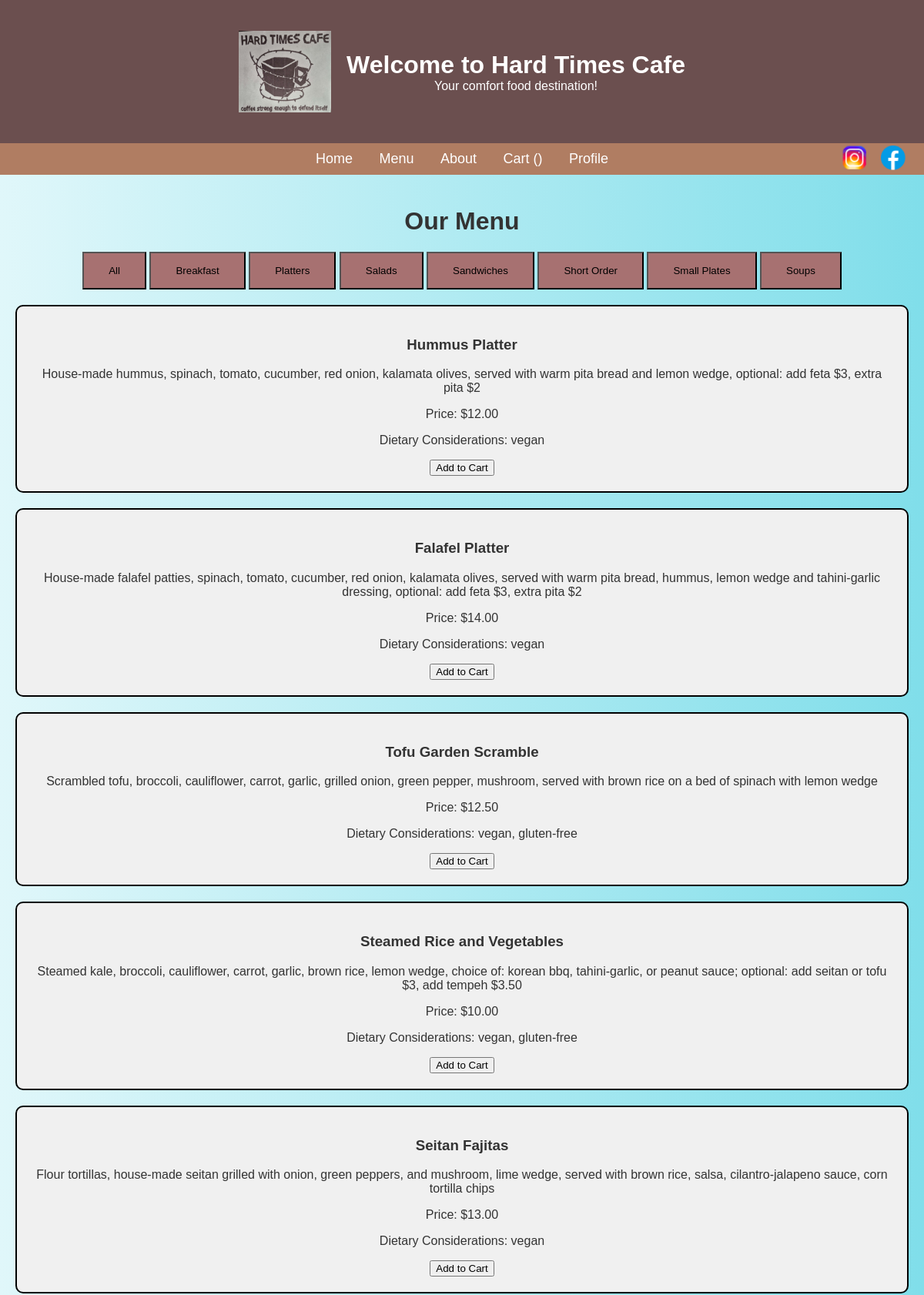
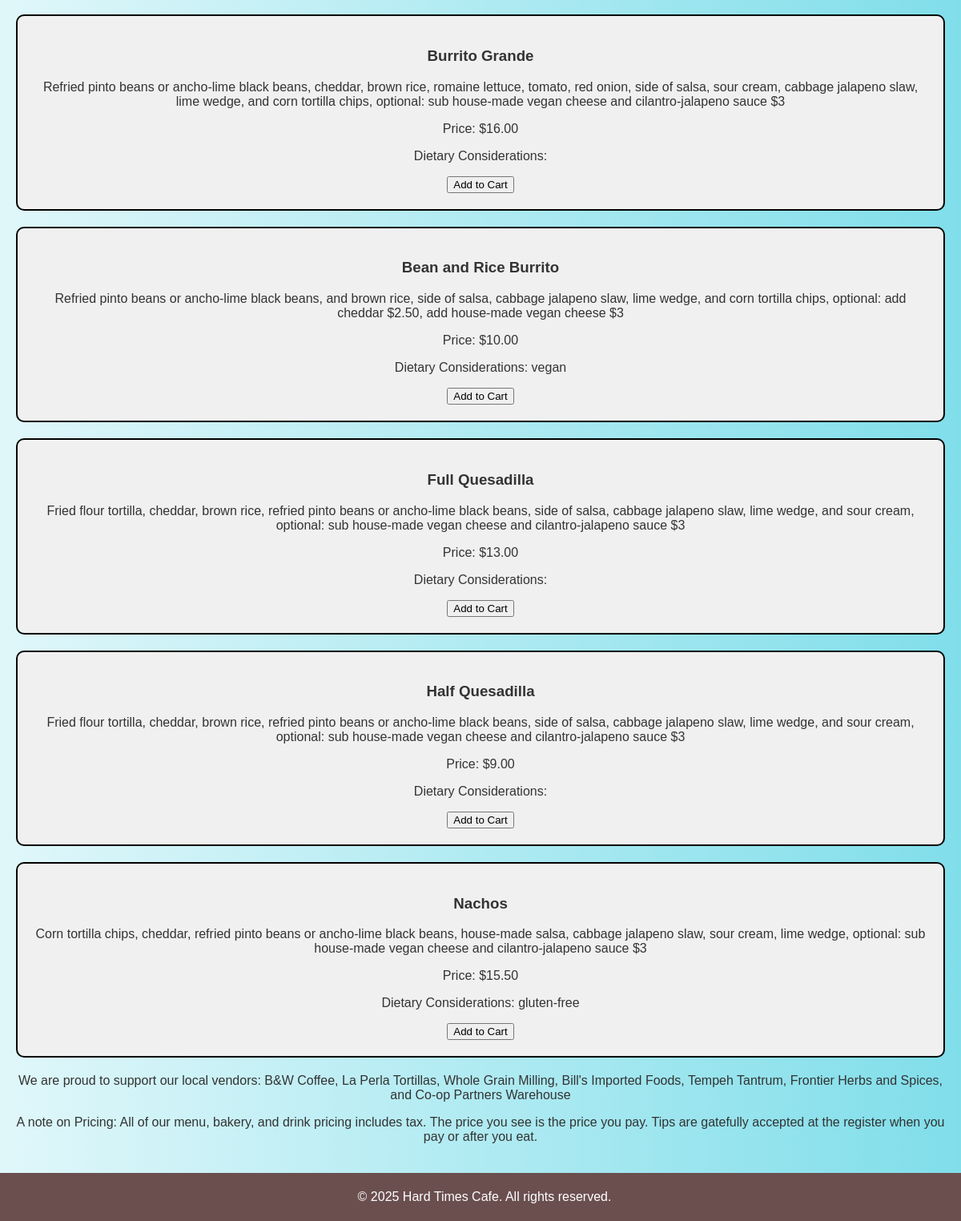
Page /menu?category=Platters on the committed database (2 pictures, top to bottom).
### app.py (models this page shows, shortened)
class menu_items(db.Model):
    menuId = db.Column(db.Integer, primary_key=True)
    name = db.Column(db.String(100), nullable=False)
    description = db.Column(db.String(100))
    price = db.Column(db.Float, nullable=False)
    denotations = db.Column(db.String(100))
    category = db.Column(db.String(100))
    item = db.relationship('orderDetails', foreign_keys='orderDetails.itemId', backref='menu_items', lazy=True)

### app.py (the view)
@app.route('/menu', methods=['GET'])
def menu():
    category = request.args.get('category', 'all')
    if category == 'all':
        menuItems = menu_items.query.all()
    else:
        menuItems = menu_items.query.filter_by(category=category).all()
    categories = db.session.query(menu_items.category).distinct().order_by(menu_items.category).all()
    return render_template('menu.html', menuItems=menuItems, categories=categories, selected_category=category)

### templates/menu.html (shortened to what this page needs)
<!DOCTYPE html>
<html lang="en">
<head>
    <link rel="stylesheet" href="{{ url_for('static', filename='style.css') }}">
</head>
<body>
    <header>
        <div class="header-container">
          <img src="{{ url_for('static', filename='logo.jpg') }}" alt="Hard Times Cafe Logo" class="logo">
          <div class="header-text">
            <h1>Welcome to Hard Times Cafe</h1>
            <p>Your comfort food destination!</p>
          </div>
        </div>
    </header>
    <div class="nav-social-container">
        <nav class="navbar">
            <ul class="nav-links">
                <li><a href="{{ url_for('home') }}">Home</a></li>
                <li><a href="{{ url_for('menu') }}">Menu</a></li>
                <li><a href="{{ url_for('about') }}">About</a></li>
                <li><a href="{{ url_for('checkout') }}">Cart (<span id="cart-counter">0</span>)</a></li>
                <li><a href="/user">Profile</a></li>
            </ul>
            <div class="social-icons">
                <a href="https://www.instagram.com/hardtimescafempls/?hl=en" target="_blank">
                    <img src="{{ url_for('static', filename='ig_icon.png') }}" alt="Instagram" style="height: 40px;"></a>
                <a href="https://www.facebook.com/hardtimescafe/" target="_blank">
                    <img src="{{ url_for('static', filename='fb_icon.png') }}" alt="Facebook" style="height: 40px;"></a>
            </div>
        </nav>
    </div>
    <main>
        <h1>Our Menu</h1>
        <div class="categories">
            <button class="button" onclick="window.location.href='/menu'">All</button>
            {% for category in categories %}
                <button class="button" onclick="window.location.href='/menu?category={{ category.category }}'" {% if selected_category == category.category %}class="active"{% endif %}>{{ category.category}}</button>
            {% endfor %}
        </div>
        <div class="menu-items">
            {% for item in menuItems %}
            <div class="menu-item">
                <h3>{{ item.name }}</h3>
                <p>{{ item.description }}</p>
                <p>Price: ${{ "%.2f" | format(item.price) }}</p>
                <p>Dietary Considerations: {{ item.denotations }}</p>
                <button class="add-to-cart"
                        data-id="{{ item.menuId }}"
                        data-name="{{ item.name }}"
                        data-price="{{ item.price }}"> Add to Cart </button>
            </div>
            {% endfor %}
        </div>
        <p style="text-align: center;">We are proud to support our local vendors: B&W Coffee, La Perla Tortillas, Whole Grain Milling, Bill's Imported Foods, Tempeh Tantrum, Frontier Herbs and Spices, and Co-op Partners Warehouse</p>
        <p style="text-align: center;">A note on Pricing: All of our menu, bakery, and drink pricing includes tax. The price you see is the price you pay. Tips are gatefully accepted at the register when you pay or after you eat.</p>
    </main>
    <footer>
        <p>&copy; 2025 Hard Times Cafe. All rights reserved.</p>
    </footer>
</body>
</html>

### static/style.css (style rules this page uses)
body { font-family: Arial, sans-serif; background-color: #fff8f0; color: #333; margin: 0; padding: 0; }
header { background-color: #6b4f4f; color: white; padding: 20px; text-align: center; }
.nav-social-container { position: relative; }
.social-icons { position: absolute; top: 50%; right: 20px; transform: translateY(-50%); display: flex; gap: 10px; }
.social-icons img { transition: transform 0.2s ease-in-out; cursor: pointer; }
nav { background-color: #b07d62; padding: 10px 0; }
nav ul { list-style: none; margin: 0; padding: 0; text-align: center; }
nav ul li { display: inline-block; margin: 0; }
nav ul li a { color: white; text-decoration: none; font-size: 18px; padding: 8px 15px; transition: 0.3s ease; border-radius: 5px; }
main { padding: 20px; text-align: center; }
footer { background-color: #6b4f4f; color: white; text-align: center; padding: 5px; width: 100%; bottom: 0; }
.header-container { display: flex; align-items: center; justify-content: center; padding: 20px; text-align: center; }
.logo { width: 120px; height: auto; object-fit: contain; margin-right: 20px; }
.header-text h1, .header-text p { margin: 0; }

### templates/menu.html (style rules this page uses)
body { background: linear-gradient(to right, #e0f7fa, #80deea); font-family: Arial, sans-serif; margin: 0; padding: 0; }
.menu-item { grid-column: span 2; text-align: center; margin-bottom: 20px; border: 2px solid #000; padding: 20px; background-color: #f0f0f0; border-radius: 10px; }
.button { padding: 15px 32px; background-color: #a77171; margin-bottom: 20px; }

### rows in the picture
menu_items: name "Hummus Platter", description "House-made hummus, spinach, tomato, cucumber, red onion, kalamata olives, served with warm pita bread and lemon wedge, optional: add feta $3, extra pita $2", price "12.00", denotations "vegan"
menu_items: name "Falafel Platter", description "House-made falafel patties, spinach, tomato, cucumber, red onion, kalamata olives, served with warm pita bread, hummus, lemon wedge and tahini-garlic dressing, optional: add feta $3, extra pita $2", price "14.00", denotations "vegan"
menu_items: name "Tofu Garden Scramble", description "Scrambled tofu, broccoli, cauliflower, carrot, garlic, grilled onion, green pepper, mushroom, served with brown rice on a bed of spinach with lemon wedge", price "12.50", denotations "vegan, gluten-free"
menu_items: name "Steamed Rice and Vegetables", description "Steamed kale, broccoli, cauliflower, carrot, garlic, brown rice, lemon wedge, choice of: korean bbq, tahini-garlic, or peanut sauce; optional: add seitan or tofu $3, add tempeh $3.50", price "10.00", denotations "vegan, gluten-free"
menu_items: name "Seitan Fajitas", description "Flour tortillas, house-made seitan grilled with onion, green peppers, and mushroom, lime wedge, served with brown rice, salsa, cilantro-jalapeno sauce, corn tortilla chips", price "13.00", denotations "vegan"
menu_items: name "Burrito Grande", description "Refried pinto beans or ancho-lime black beans, cheddar, brown rice, romaine lettuce, tomato, red onion, side of salsa, sour cream, cabbage jalapeno slaw, lime wedge, and corn tortilla chips, optional: sub house-made vegan cheese and cilantro-jalapeno sauce $3", price "16.00"
menu_items: name "Bean and Rice Burrito", description "Refried pinto beans or ancho-lime black beans, and brown rice, side of salsa, cabbage jalapeno slaw, lime wedge, and corn tortilla chips, optional: add cheddar $2.50, add house-made vegan cheese $3", price "10.00", denotations "vegan"
menu_items: name "Full Quesadilla", description "Fried flour tortilla, cheddar, brown rice, refried pinto beans or ancho-lime black beans, side of salsa, cabbage jalapeno slaw, lime wedge, and sour cream, optional: sub house-made vegan cheese and cilantro-jalapeno sauce $3", price "13.00"
menu_items: name "Half Quesadilla", description "Fried flour tortilla, cheddar, brown rice, refried pinto beans or ancho-lime black beans, side of salsa, cabbage jalapeno slaw, lime wedge, and sour cream, optional: sub house-made vegan cheese and cilantro-jalapeno sauce $3", price "9.00"
menu_items: name "Nachos", description "Corn tortilla chips, cheddar, refried pinto beans or ancho-lime black beans, house-made salsa, cabbage jalapeno slaw, sour cream, lime wedge, optional: sub house-made vegan cheese and cilantro-jalapeno sauce $3", price "15.50", denotations "gluten-free"

### other values in the picture
{{ category.category }} "Breakfast" "Platters" "Salads" "Sandwiches" "Short Order" "Small Plates" "Soups"
